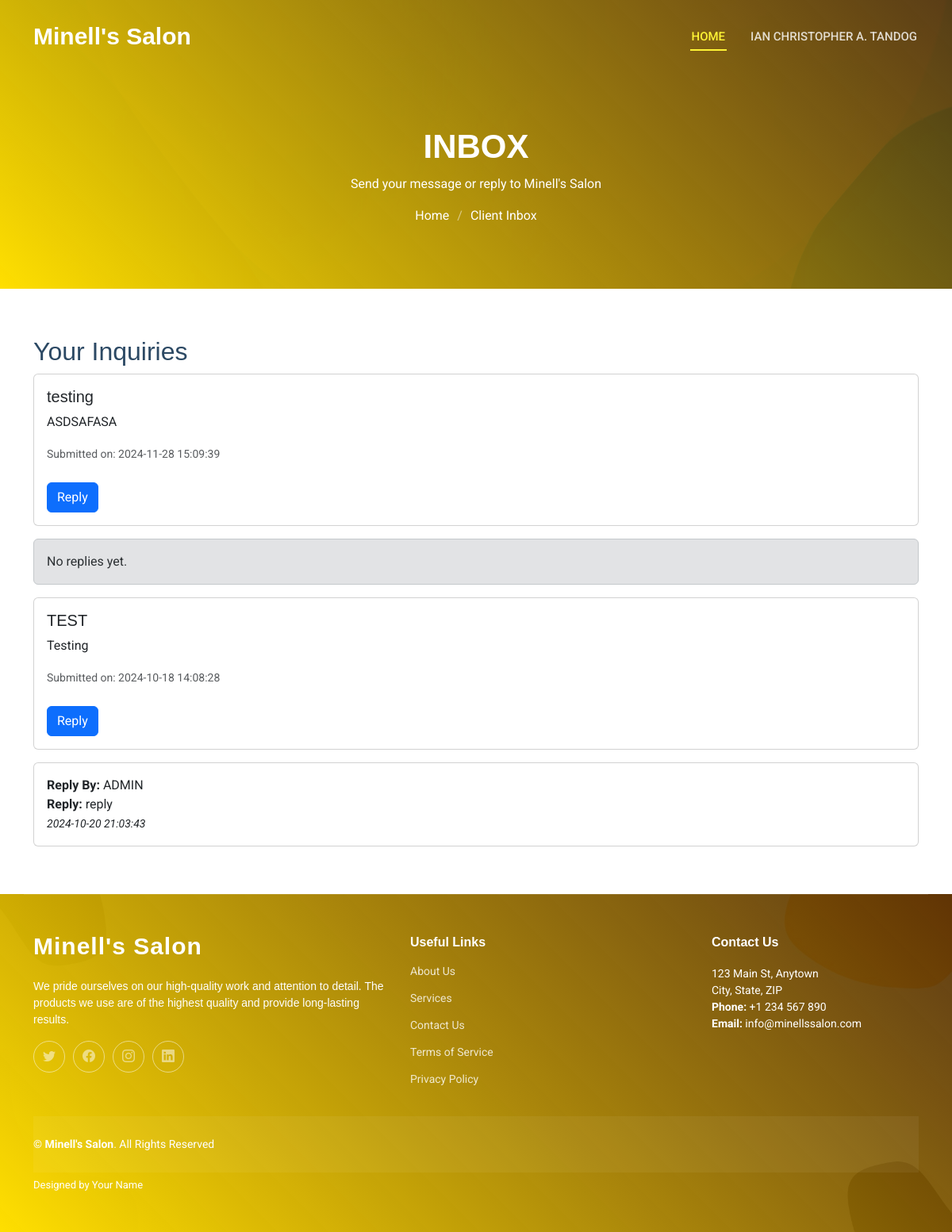
The page /client/client-inbox.php (signed in) on the database its author committed.
### tables this page shows
CREATE TABLE `tblinquiry` (
  `ID` int(11) NOT NULL,
  `name` varchar(255) NOT NULL,
  `email` varchar(255) NOT NULL,
  `subject` varchar(255) NOT NULL,
  `message` text NOT NULL,
  `submit_date` datetime DEFAULT current_timestamp(),
  `status` enum('unread','read') NOT NULL DEFAULT 'unread',
  `user_type` varchar(50) DEFAULT NULL
);

CREATE TABLE `tblreplies` (
  `ID` int(11) NOT NULL,
  `inquiry_id` int(11) NOT NULL,
  `reply_text` text NOT NULL,
  `reply_by` varchar(255) NOT NULL,
  `reply_date` datetime DEFAULT current_timestamp()
);

### client/client-inbox.php (the view, shortened to what this page needs)
<?php
include('includes/dbconnection.php');
if (isset($_SESSION['email'])) {
    $userEmail = $_SESSION['email'];
} else {
    header('Location: index.php');
    exit();
}
?>
<!DOCTYPE html>
<html lang="en">
<head>
    <link href="assets/vendor/bootstrap/css/bootstrap.min.css" rel="stylesheet">
    <link href="assets/vendor/bootstrap-icons/bootstrap-icons.css" rel="stylesheet">
    <link href="assets/vendor/aos/aos.css" rel="stylesheet">
    <link href="assets/vendor/glightbox/css/glightbox.min.css" rel="stylesheet">
    <link href="assets/vendor/swiper/swiper-bundle.min.css" rel="stylesheet">
    <link href="assets/css/main.css" rel="stylesheet">
</head>
<body class="index-page">
    <header id="header" class="header d-flex align-items-center fixed-top">
        <div class="container-fluid container-xl position-relative d-flex align-items-center">
            <a href="homepage.php" class="logo d-flex align-items-center me-auto">
                <h1 class="sitename">Minell's Salon</h1>
            </a>
            <nav id="navmenu" class="navmenu">
                <ul>
                    <li><a href="homepage.php" class="active">HOME</a></li>
                    <li class="dropdown"><a href="#"><?php echo htmlspecialchars(strtoupper($_SESSION['Name'])); ?></a>
                    </li>
                </ul>
            </nav>
        </div>
    </header>
    <main class="main">
        <div class="page-title accent-background">
            <div class="container position-relative">
                <h1>INBOX</h1>
                <p>Send your message or reply to Minell's Salon</p>
                <nav class="breadcrumbs">
                    <ol>
                        <li><a href="homepage.php">Home</a></li>
                        <li class="current">Client Inbox</li>
                    </ol>
                </nav>
            </div>
        </div>
        <section id="inbox-section" class="inbox-section section">
            <div class="container">
                <h2>Your Inquiries</h2>
                <?php
                $inquiriesQuery = mysqli_query($con, "SELECT * FROM tblinquiry WHERE email='$userEmail' ORDER BY submit_date DESC");
                if (mysqli_num_rows($inquiriesQuery) > 0) {
                    while ($inquiryRow = mysqli_fetch_assoc($inquiriesQuery)) {
                        $inquiryId = $inquiryRow['ID'];
                        ?>
                        <div class="card mb-3">
                            <div class="card-body">
                                <h5 class="card-title"><?php echo htmlspecialchars($inquiryRow['subject']); ?></h5>
                                <p class="card-text"><?php echo htmlspecialchars($inquiryRow['message']); ?></p>
                                <p class="card-text"><small class="text-muted">Submitted on: <?php echo htmlspecialchars($inquiryRow['submit_date']); ?></small></p>
                                <button type="button" class="btn btn-primary mt-2" data-bs-toggle="modal" data-bs-target="#replyModal<?php echo $inquiryId; ?>">Reply</button>
                            </div>
                        </div>
                        <?php
                        $repliesQuery = mysqli_query($con, "SELECT * FROM tblreplies WHERE inquiry_id = '$inquiryId' ORDER BY reply_date DESC");
                        if (mysqli_num_rows($repliesQuery) > 0) {
                            while ($replyRow = mysqli_fetch_assoc($repliesQuery)) {
                                ?>
                                <div class="card mt-2">
                                    <div class="card-body">
                                        <strong>Reply By:</strong> <?php echo htmlspecialchars($replyRow['reply_by']); ?><br>
                                        <strong>Reply:</strong> <?php echo htmlspecialchars($replyRow['reply_text']); ?><br>
                                        <small><em><?php echo htmlspecialchars($replyRow['reply_date']); ?></em></small>
                                    </div>
                                </div>
                                <?php
                            }
                        } else {
                            echo '<div class="alert alert-secondary mt-2">No replies yet.</div>';
                        }
                        ?>
                    <?php
                    }
                } else {
                    echo '<div class="alert alert-info">You have no inquiries.</div>';
                }
                ?>
            </div>
        </section>
    </main>
    <footer id="footer" class="footer accent-background">
        <div class="container footer-top">
            <div class="row gy-4">
                <div class="col-lg-5 col-md-12 footer-about">
                    <a href="index.php" class="logo d-flex align-items-center">
                        <span class="sitename">Minell's Salon</span>
                    </a>
                    <p>We pride ourselves on our high-quality work and attention to detail. The products we use are of the highest quality and provide long-lasting results.</p>
                    <div class="social-links d-flex">
                        <a href="#" class="twitter"><i class="bi bi-twitter"></i></a>
                        <a href="#" class="facebook"><i class="bi bi-facebook"></i></a>
                        <a href="#" class="instagram"><i class="bi bi-instagram"></i></a>
                        <a href="#" class="linkedin"><i class="bi bi-linkedin"></i></a>
                    </div>
                </div>
                <div class="col-lg-4 col-md-12 footer-links">
                    <h4>Useful Links</h4>
                    <ul>
                        <li><a href="#">About Us</a></li>
                        <li><a href="#">Services</a></li>
                        <li><a href="#">Contact Us</a></li>
                        <li><a href="#">Terms of Service</a></li>
                        <li><a href="#">Privacy Policy</a></li>
                    </ul>
                </div>
                <div class="col-lg-3 col-md-12 footer-contact">
                    <h4>Contact Us</h4>
                    <p>
                        123 Main St, Anytown<br>
                        City, State, ZIP<br>
                        <strong>Phone:</strong> +1 234 567 890<br>
                        <strong>Email:</strong> info@minellssalon.com<br>
                    </p>
                </div>
            </div>
        </div>
        <div class="container footer-bottom clearfix">
            <div class="copyright">
                &copy; <strong><span>Minell's Salon</span></strong>. All Rights Reserved
            </div>
            <div class="credits">
                Designed by <a href="#">Your Name</a>
            </div>
        </div>
    </footer>
</body>
</html>

### rows shown on the page
tblinquiry: subject "testing", message "ASDSAFASA", submit_date "2024-11-28 15:09:39", shows "No replies yet."
tblinquiry: subject "TEST", message "Testing", submit_date "2024-10-18 14:08:28"
tblreplies: reply_by "ADMIN", reply_text "reply", reply_date "2024-10-20 21:03:43"

### other values the page prints
$_SESSION['Name'] "IAN CHRISTOPHER A. TANDOG"
